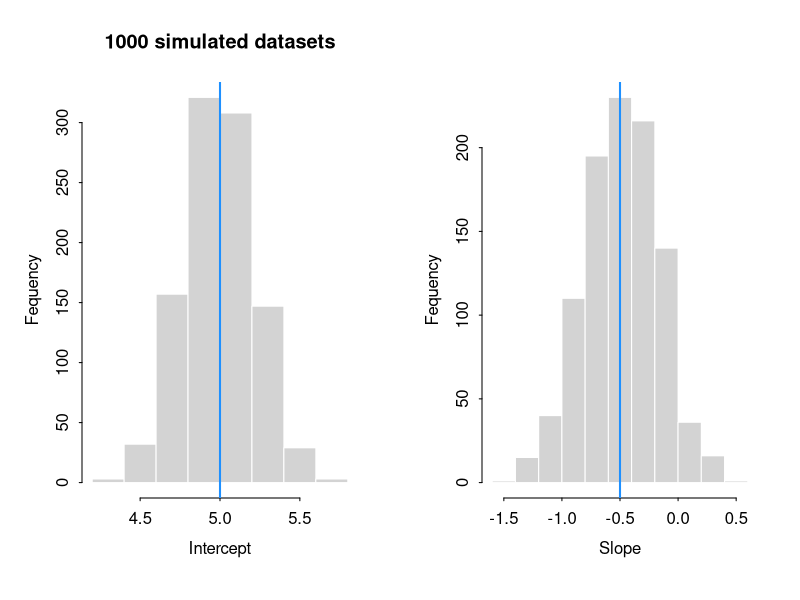
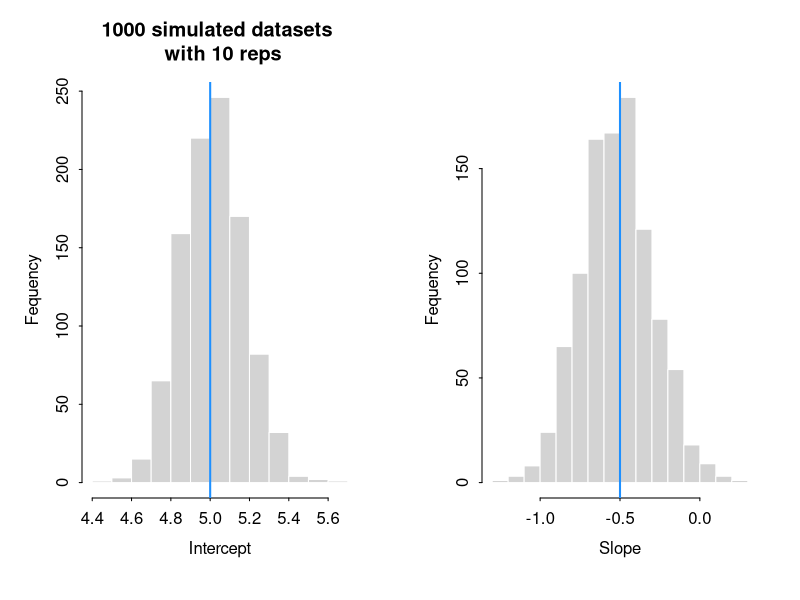

Source code (R) for these figures, in order:
## ---- chunk 1
set.seed(7799)

basetoesize <- 5 # intercept of the model (mean toe length across islands)
stormeffect <- -0.5 # reduction of toe length caused by the storm
sigmay <- 0.5 # measurement error
reps <- 5
x <- c(rep(0, reps), rep(1, reps)) # 5 devastated islands, 5 spared islands

y <- basetoesize + stormeffect*x + rnorm(length(x), 0, sigmay)
## ---- chunk 2
summary(lm(y~x))
## ---- chunk 3
df <- data.frame(intercept=numeric(), slope=numeric())
for(i in c(1:1000)){
	y <- basetoesize + stormeffect*x + rnorm(length(x), 0, sigmay)
	df[i,] <- coef(lm(y~x))
}

par(mfrow=c(1,2), mgp=c(2, 0.5, 0), tck=-0.01)
hist(df$intercept, bty="l", ylab="Fequency", xlab="Intercept", 
	main="1000 simulated datasets", border = 'white')
abline(v=basetoesize, col="dodgerblue", lwd=2)
hist(df$slope, bty="l", ylab="Fequency", xlab="Slope", 
     main="", border = 'white')
abline(v=stormeffect, col="dodgerblue", lwd=2)
## ---- chunk 4
nrow(subset(df, slope> 0)) 
## ---- chunk 5
reps <- 10 
x <- c(rep(0, reps), rep(1, reps))
df <- data.frame(intercept=numeric(), slope=numeric())
for(i in c(1:1000)){
	y <- basetoesize + stormeffect*x + rnorm(length(x), 0, sigmay)
	df[i,] <- coef(lm(y~x))
}

par(mfrow=c(1,2), mgp=c(2, 0.5, 0), tck=-0.01)
hist(df$intercept, bty="l", ylab="Fequency", xlab="Intercept", 
	main="1000 simulated datasets \n with 10 reps", border = 'white')
abline(v=basetoesize, col="dodgerblue", lwd=2)
hist(df$slope, bty="l", ylab="Fequency", xlab="Slope", 
     main="", border = 'white')
abline(v=stormeffect, col="dodgerblue", lwd=2)
nrow(subset(df, slope> 0))
